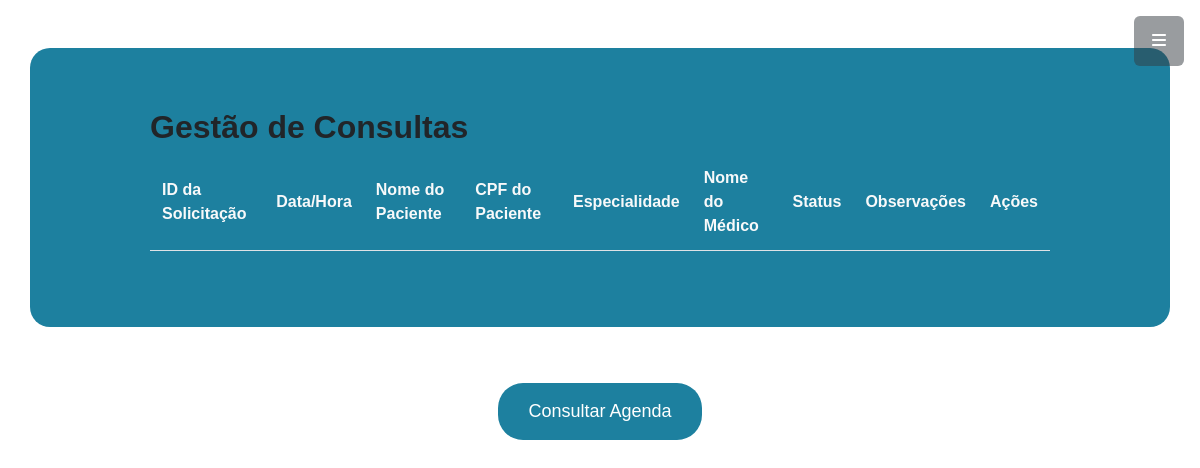
The page /recepcionista.php on the database as committed earlier.
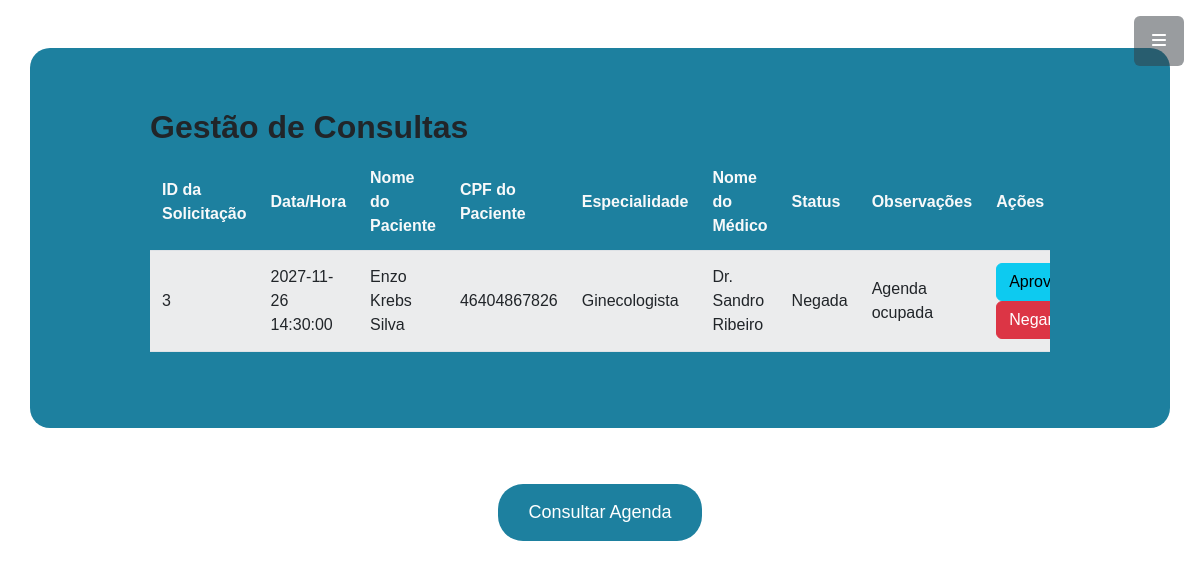
The same page on the database as committed later.
### tables this page shows
CREATE TABLE IF NOT EXISTS `solicitarconsulta` (
  `idSolicitacao` int NOT NULL AUTO_INCREMENT,
  `data_hora` datetime NOT NULL,
  `nome_paciente` varchar(255) NOT NULL,
  `cpf_p` varchar(14) NOT NULL,
  `especialidade` varchar(255) NOT NULL,
  `medico` varchar(255) NOT NULL,
  `status_c` varchar(20) NOT NULL,
  `observacao` varchar(255) DEFAULT NULL,
  PRIMARY KEY (`idSolicitacao`)
);

### recepcionista.php (the view, shortened to what this page needs)
<?php
    include('conecta.php');
?>
<!DOCTYPE html>
<html lang="pt-br">
<head>
    <link rel="stylesheet" href="css/styles.css">
</head>
<a class="menu-toggle rounded" href="#"><i class="fa-solid fa-bars" style="color: #ffffff;"></i></a>
<body class="soninho">
    <div class="container cirilo">
        <h1>Gestão de Consultas</h1>
        <div class="table-responsive">
            <table class="table table-striped">
                <thead>
                    <tr>
                        <th>ID da Solicitação</th>
                        <th>Data/Hora</th>
                        <th>Nome do Paciente</th>
                        <th>CPF do Paciente</th>
                        <th>Especialidade</th>
                        <th>Nome do Médico</th>
                        <th>Status</th>
                        <th>Observações</th>
                        <th>Ações</th>
                    </tr>
                </thead>
                <tbody>
                    <?php
                        $sql = "SELECT * FROM `solicitarconsulta`";
                        $consulta = $conexao->query($sql);
                        while($dados = $consulta->fetch_assoc()){
                            echo "<tr>";
                            echo "<td>".$dados['idSolicitacao']."</td>";
                            echo "<td>".$dados['data_hora']."</td>";
                            echo "<td>".$dados['nome_paciente']."</td>";
                            echo "<td>".$dados['cpf_p']."</td>";
                            echo "<td>".$dados['especialidade']."</td>";
                            echo "<td>".$dados['medico']."</td>";
                            echo "<td>".$dados['status_c']."</td>";
                            echo "<td>".$dados['observacao']."</td>";
                            echo "<td>
                                <a class='btn btn-info' href='recepcionista_aceitar.php?id=".$dados['idSolicitacao']."'>Aprovar</a>
                                <a class='btn btn-danger' href='#' onclick='negateRequest(".$dados['idSolicitacao'].")'>Negar</a>
                            </td>";
                            echo "</tr>";
                        }
                    ?>
                </tbody>
            </table>
        </div>
    </div>
    <div class="cansei">
            <a href="agenda.html" class="sos">Consultar Agenda</a>
    </div>
</body>
</html>

Rows that differ between the two databases and show on the page:
added solicitarconsulta: idSolicitacao "3", data_hora "2027-11-26 14:30:00", nome_paciente "Enzo Krebs Silva", cpf_p "46404867826", especialidade "Ginecologista", medico "Dr. Sandro Ribeiro", status_c "Negada", observacao "Agenda ocupada"
